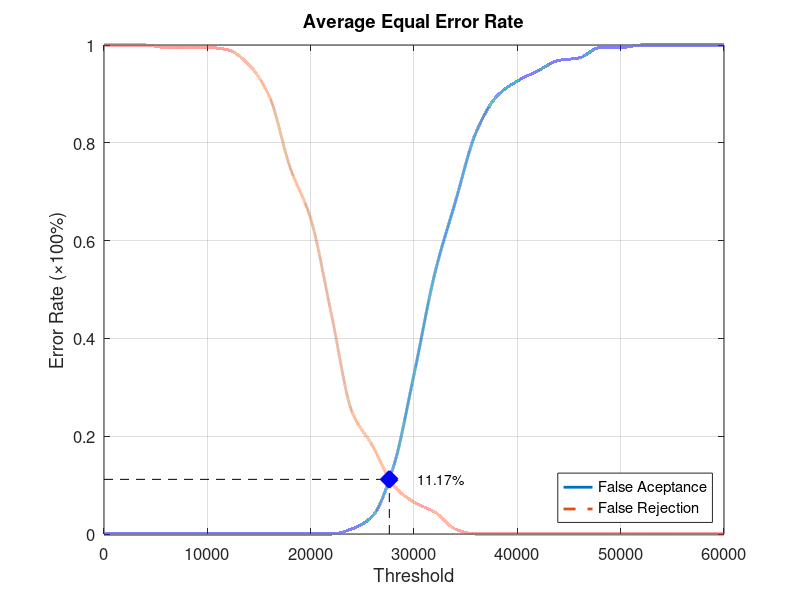
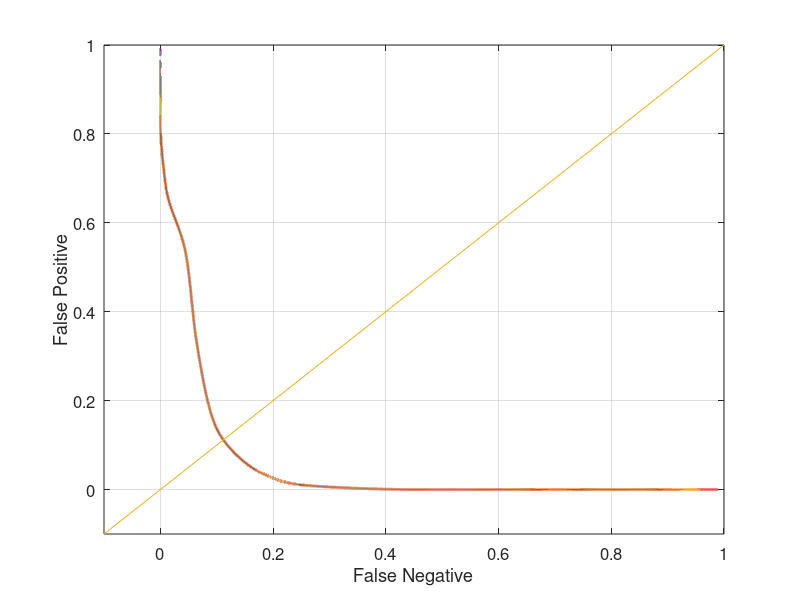

The MATLAB script that drew these images, in order:
function yEER = Database5_3
close all;
clear;
clc;
x = 0:2000:60000;
xq = 0:0.5:60000;

y0 = [0 0 0 0 0 0 0 0 0 0 0 0 0.0105263 0.0368421 0.136842 0.326316 0.531579 0.678947 0.821053 0.894737 0.926316 0.947368 0.968421 0.973684 0.994737 0.994737 1 1 1 1 1];
yy0 = interp1(x, y0, xq, 'pchip');
y1 = [1 1 1 0.995 0.995 0.995 0.99 0.96 0.895 0.75 0.645 0.45 0.25 0.18 0.1 0.065 0.045 0.01 0 0 0 0 0 0 0 0 0 0 0 0 0];
yy1 = interp1(x, y1, xq, 'pchip');

% Calculating EER: 
y2 = abs(y0 - y1);
find(y2 == min(y2))
yy2 = abs(yy0 - yy1);
xEER = find(yy2 == min(yy2));
xEERIndex = xq(xEER) % X-axis EER
yEER = yy0(xEER) % Y-axis EER

main = figure
plot(xq, yy0,'-','LineWidth', 2);	hold on
plot(xq, yy1,'--','LineWidth', 2);	hold on
plot([xEERIndex xEERIndex], [0 yEER], 'k--');	hold on
plot([0 xEERIndex], [yEER yEER], 'k--');	hold on
plot(xEERIndex, yEER, 'bx', 'LineWidth', 10);	hold on
text(xEERIndex + 10 * xEERIndex / 100, yEER, [num2str(round((10000 * yEER)) / 100) '%'])
legend('False Aceptance', 'False Rejection', 'Location', 'SouthEast')
xlabel('Threshold')
ylabel('Error Rate (\times100%)')
title('Average Equal Error Rate')
set(gca, 'FontSize', 12)
axis([0 60000 0 1])
grid on

print(main, 'Database5_3Main', '-dpng');
FNRxFPR = figure('Color', [1 1 1]);
plot(yy1, yy0, '-', yy1, yy0, 'LineWidth', 2);
hold on
y = -0.1:0.1:1
plot(y, y); 
set(gca, 'FontSize', 12)
xlabel('False Negative')
ylabel('False Positive')
axis([-0.1 1 -0.1 1])
set(gca, 'FontSize', 12)
grid on

print(FNRxFPR, 'Database5_3FNRxFPR','-dpng');
end
